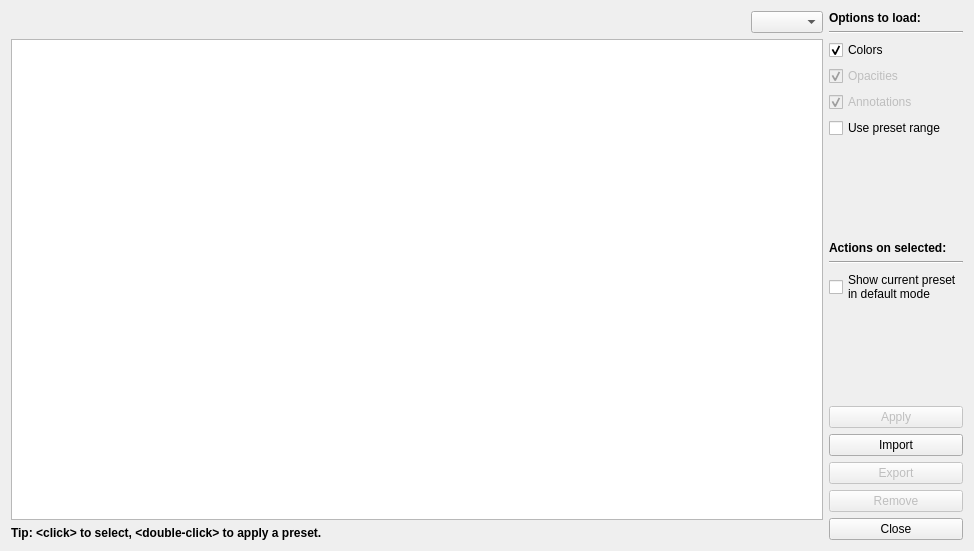
<?xml version="1.0" encoding="UTF-8"?>
<ui version="4.0">
 <class>pqPresetDialog</class>
 <widget class="QWidget" name="pqPresetDialog">
  <property name="geometry">
   <rect>
    <x>0</x>
    <y>0</y>
    <width>974</width>
    <height>551</height>
   </rect>
  </property>
  <property name="windowTitle">
   <string>Choose Preset</string>
  </property>
  <layout class="QGridLayout" name="gridLayout">
   <item row="1" column="0">
    <widget class="QTableView" name="gradients">
     <property name="minimumSize">
      <size>
       <width>800</width>
       <height>0</height>
      </size>
     </property>
     <property name="editTriggers">
      <set>QAbstractItemView::AnyKeyPressed|QAbstractItemView::EditKeyPressed|QAbstractItemView::SelectedClicked</set>
     </property>
     <property name="showDropIndicator" stdset="0">
      <bool>true</bool>
     </property>
     <property name="selectionBehavior">
      <enum>QAbstractItemView::SelectRows</enum>
     </property>
     <property name="sortingEnabled">
      <bool>false</bool>
     </property>
     <attribute name="horizontalHeaderVisible">
      <bool>true</bool>
     </attribute>
     <attribute name="horizontalHeaderMinimumSectionSize">
      <number>10</number>
     </attribute>
     <attribute name="horizontalHeaderStretchLastSection">
      <bool>true</bool>
     </attribute>
     <attribute name="verticalHeaderVisible">
      <bool>false</bool>
     </attribute>
    </widget>
   </item>
   <item row="2" column="0" colspan="2">
    <widget class="QLabel" name="label">
     <property name="text">
      <string>&lt;html&gt;&lt;head/&gt;&lt;body&gt;&lt;p&gt;&lt;span style=&quot; font-weight:600;&quot;&gt;Tip: &amp;lt;click&amp;gt; to select, &amp;lt;double-click&amp;gt; to apply a preset.&lt;/span&gt;&lt;/p&gt;&lt;/body&gt;&lt;/html&gt;</string>
     </property>
    </widget>
   </item>
   <item row="0" column="1" rowspan="3">
    <layout class="QVBoxLayout" name="verticalLayout">
     <item>
      <widget class="QLabel" name="label_2">
       <property name="text">
        <string>&lt;html&gt;&lt;head/&gt;&lt;body&gt;&lt;p&gt;&lt;span style=&quot; font-weight:600;&quot;&gt;Options to load:&lt;/span&gt;&lt;/p&gt;&lt;/body&gt;&lt;/html&gt;</string>
       </property>
      </widget>
     </item>
     <item>
      <widget class="Line" name="line">
       <property name="orientation">
        <enum>Qt::Horizontal</enum>
       </property>
      </widget>
     </item>
     <item>
      <widget class="QCheckBox" name="colors">
       <property name="toolTip">
        <string>&lt;html&gt;&lt;head/&gt;&lt;body&gt;&lt;p&gt;Uncheck to not load colors from the selected preset.&lt;/p&gt;&lt;/body&gt;&lt;/html&gt;</string>
       </property>
       <property name="text">
        <string>Colors</string>
       </property>
       <property name="checked">
        <bool>true</bool>
       </property>
      </widget>
     </item>
     <item>
      <widget class="QCheckBox" name="opacities">
       <property name="enabled">
        <bool>false</bool>
       </property>
       <property name="toolTip">
        <string>&lt;html&gt;&lt;head/&gt;&lt;body&gt;&lt;p&gt;Uncheck to not load opacities from the selected preset.&lt;/p&gt;&lt;/body&gt;&lt;/html&gt;</string>
       </property>
       <property name="text">
        <string>Opacities</string>
       </property>
       <property name="checked">
        <bool>true</bool>
       </property>
      </widget>
     </item>
     <item>
      <widget class="QCheckBox" name="annotations">
       <property name="enabled">
        <bool>false</bool>
       </property>
       <property name="toolTip">
        <string>&lt;html&gt;&lt;head/&gt;&lt;body&gt;&lt;p&gt;Uncheck to not load annotations from the selected preset.&lt;/p&gt;&lt;/body&gt;&lt;/html&gt;</string>
       </property>
       <property name="text">
        <string>Annotations</string>
       </property>
       <property name="checked">
        <bool>true</bool>
       </property>
      </widget>
     </item>
     <item>
      <widget class="QCheckBox" name="usePresetRange">
       <property name="toolTip">
        <string>&lt;html&gt;&lt;head/&gt;&lt;body&gt;&lt;p&gt;Check to use data range specified in the preset.&lt;/p&gt;&lt;/body&gt;&lt;/html&gt;</string>
       </property>
       <property name="text">
        <string>Use preset range</string>
       </property>
      </widget>
     </item>
     <item>
      <spacer name="verticalSpacer_2">
       <property name="orientation">
        <enum>Qt::Vertical</enum>
       </property>
       <property name="sizeHint" stdset="0">
        <size>
         <width>20</width>
         <height>40</height>
        </size>
       </property>
      </spacer>
     </item>
     <item>
      <widget class="QLabel" name="label_3">
       <property name="text">
        <string>&lt;html&gt;&lt;head/&gt;&lt;body&gt;&lt;p&gt;&lt;span style=&quot; font-weight:600;&quot;&gt;Actions on selected:&lt;/span&gt;&lt;/p&gt;&lt;/body&gt;&lt;/html&gt;</string>
       </property>
      </widget>
     </item>
     <item>
      <widget class="Line" name="line_2">
       <property name="orientation">
        <enum>Qt::Horizontal</enum>
       </property>
      </widget>
     </item>
     <item>
      <widget class="QCheckBox" name="showDefault">
       <property name="text">
        <string>Show current preset
in default mode</string>
       </property>
      </widget>
     </item>
     <item>
      <spacer name="verticalSpacer">
       <property name="orientation">
        <enum>Qt::Vertical</enum>
       </property>
       <property name="sizeHint" stdset="0">
        <size>
         <width>20</width>
         <height>40</height>
        </size>
       </property>
      </spacer>
     </item>
     <item>
      <widget class="QPushButton" name="apply">
       <property name="enabled">
        <bool>false</bool>
       </property>
       <property name="text">
        <string>Apply</string>
       </property>
      </widget>
     </item>
     <item>
      <widget class="QPushButton" name="importPresets">
       <property name="text">
        <string>Import</string>
       </property>
      </widget>
     </item>
     <item>
      <widget class="QPushButton" name="exportPresets">
       <property name="enabled">
        <bool>false</bool>
       </property>
       <property name="text">
        <string>Export</string>
       </property>
      </widget>
     </item>
     <item>
      <widget class="QPushButton" name="remove">
       <property name="enabled">
        <bool>false</bool>
       </property>
       <property name="text">
        <string>Remove</string>
       </property>
      </widget>
     </item>
     <item>
      <widget class="QPushButton" name="close">
       <property name="text">
        <string>Close</string>
       </property>
      </widget>
     </item>
    </layout>
   </item>
   <item row="0" column="0">
    <widget class="QWidget" name="widget" native="true">
     <layout class="QHBoxLayout" name="horizontalLayout">
      <property name="spacing">
       <number>4</number>
      </property>
      <property name="leftMargin">
       <number>0</number>
      </property>
      <property name="topMargin">
       <number>0</number>
      </property>
      <property name="rightMargin">
       <number>0</number>
      </property>
      <property name="bottomMargin">
       <number>0</number>
      </property>
      <item>
       <widget class="pqSearchBox" name="searchBox" native="true">
        <property name="sizePolicy">
         <sizepolicy hsizetype="Expanding" vsizetype="Preferred">
          <horstretch>0</horstretch>
          <verstretch>0</verstretch>
         </sizepolicy>
        </property>
        <property name="minimumSize">
         <size>
          <width>0</width>
          <height>10</height>
         </size>
        </property>
        <property name="settingKey" stdset="0">
         <string notr="true"/>
        </property>
        <property name="advancedSearchEnabled" stdset="0">
         <bool>false</bool>
        </property>
       </widget>
      </item>
      <item>
       <widget class="QComboBox" name="groupChooser"/>
      </item>
     </layout>
    </widget>
   </item>
  </layout>
 </widget>
 <customwidgets>
  <customwidget>
   <class>pqSearchBox</class>
   <extends>QWidget</extends>
   <header>pqSearchBox.h</header>
   <container>1</container>
  </customwidget>
 </customwidgets>
 <resources>
  <include location="../pqComponents.qrc"/>
 </resources>
 <connections>
  <connection>
   <sender>close</sender>
   <signal>clicked()</signal>
   <receiver>pqPresetDialog</receiver>
   <slot>close()</slot>
   <hints>
    <hint type="sourcelabel">
     <x>368</x>
     <y>527</y>
    </hint>
    <hint type="destinationlabel">
     <x>223</x>
     <y>275</y>
    </hint>
   </hints>
  </connection>
 </connections>
</ui>
